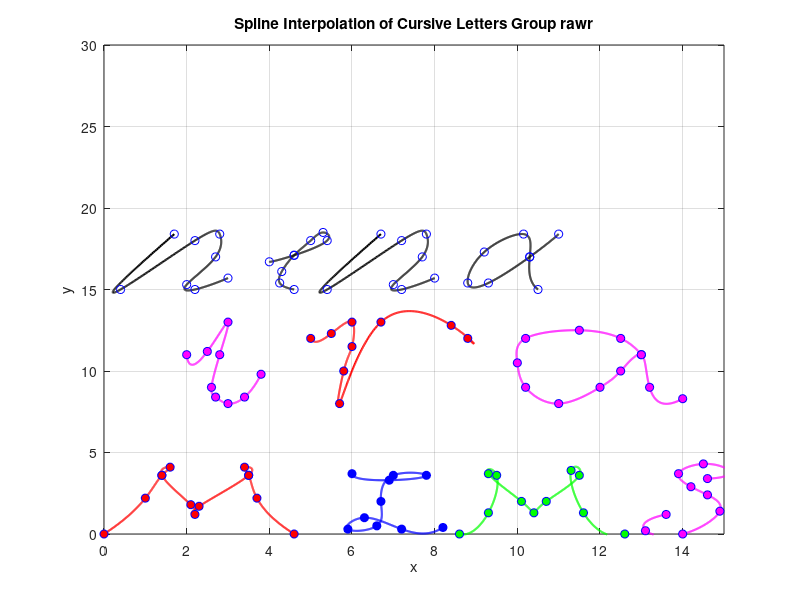

The MATLAB script that drew this image: (Note: this script raises an error after producing the figure.)

%% MIMS
% data coordinates for letter 'M'
x_m_1 = [0 1.0 1.4 1.6 1.4 2.1 2.2 2.3 3.5 3.4 3.5 3.7 4.6];
y_m_1 = [0 2.2 3.6 4.1 3.6 1.8 1.2 1.7 3.6 4.1 3.6 2.2 0.0];

% % data coordinates for letter 'I'
x_i_3 = [6.0 6.9 7.8 7.0 6.7 6.6 5.9 6.3 7.2 8.2];
y_i_3 = [3.7 3.3 3.6 3.6 2.0 0.5 0.3 1.0 0.3 0.4];

% data coordinates for letter 'M'
x_m_2 = [8.6 9.3 9.5 9.3 10.1 10.4 10.7 11.5 11.3 11.6 12.6];
y_m_2 = [0.0 1.3 3.6 3.7 2.0 1.3 2.0 3.6 3.9 1.3 0];

% data coordinates for letter 'S'
x_s = [14.6 15.1 14.5 13.9 14.2 14.6 14.9 14.0 13.1 13.6];
y_s = [3.4 3.9 4.3 3.7 2.9 2.4 1.4 0.0 0.2 1.2];

n_m_1 = length(x_m_1);
n_i_3 = length(x_i_3);
n_m_2 = length(x_m_2);
n_s = length(x_s);

t_m_1 = 0:n_m_1-1; % Parametric coordinate t for 'M'
t_i_3 = 0:n_i_3-1; % Parametric coordinate t for 'I'
t_m_2 = 0:n_m_2-1; % Parametric coordinate t for 'M'
t_s = 0:n_s-1; % Parametric coordinate t for 'S'

tt_m_1 = 0:0.01:n_m_1-1; % More dense coordinate tt for spline interpolation of 'M'
tt_i_3 = 0:0.01:n_i_3-1; % More dense coordinate tt for spline interpolation of 'I'
tt_m_2 = 0:0.01:n_m_2-1; % More dense coordinate tt for spline interpolation of 'M'
tt_s = 0:0.01:n_s-1; % More dense coordinate tt for spline interpolation of 'S'

% Compute spline interpolation for 'M'
xx_m_1 = spline(t_m_1, x_m_1, tt_m_1);
yy_m_1 = spline(t_m_1, y_m_1, tt_m_1);

% Compute spline interpolation for 'I'
xx_i_3 = spline(t_i_3, x_i_3, tt_i_3);
yy_i_3 = spline(t_i_3, y_i_3, tt_i_3);

% Compute spline interpolation for 'M'
xx_m_2 = spline(t_m_2, x_m_2, tt_m_2);
yy_m_2 = spline(t_m_2, y_m_2, tt_m_2);

% Compute spline interpolation for 'S'
xx_s = spline(t_s, x_s, tt_s);
yy_s = spline(t_s, y_s, tt_s);

% Plot settings
figure(1)
plot(xx_m_1, yy_m_1, 'red', 'LineWidth', 1.5) % plot spline for 'M'
hold on
plot(x_m_1, y_m_1, 'bo', 'MarkerFaceColor', 'red') % plot data points for 'M' 

plot(xx_i_3, yy_i_3, 'b', 'LineWidth', 1.5) % plot spline for 'i'
plot(x_i_3, y_i_3, 'bo', 'MarkerFaceColor', 'blue') % plot data points for 'i'

plot(xx_m_2, yy_m_2, 'green', 'LineWidth', 1.5) % plot spline for 'M'
plot(x_m_2, y_m_2, 'bo', 'MarkerFaceColor', 'green') % plot data points for 'M'

plot(xx_s, yy_s, 'magenta', 'LineWidth', 1.5) % plot spline for 'S'
plot(x_s, y_s, 'bo', 'MarkerFaceColor', 'magenta') % plot data points for 'S'


%% IRA
% data coordinates for letter 'I'
x_i_4 = [2 2.5 3.0 2.8 2.6 2.7 3.0 3.4 3.8];
y_i_4 = [11 11.2 13.0 11 9 8.4 8 8.4 9.8];

% % data coordinates for letter 'R'
x_r = [5 5.5 6 6 5.8 5.7 6.7 8.4 8.8];
y_r = [12 12.3 13 11.5 10 8 13 12.8 12];


% data coordinates for letter 'A'
x_a_3 = [13 12.5 11.5 10.2 10 10.2 11 12 12.5 13 13.2 14];
y_a_3 = [11 12 12.5 12 10.5 9 8 9 10 11 9 8.3];


n_i_4 = length(x_i_4);
n_r = length(x_r);
n_a_3 = length(x_a_3);

t_i_4 = 0:n_i_4-1;
t_r = 0:n_r-1;
t_a_3 = 0:n_a_3-1; 

tt_i_4 = 0:0.01:n_i_4-1; 
tt_r = 0:0.01:n_r-1; 
tt_a_3 = 0:0.01:n_a_3-1;

% Compute spline interpolation for 'I'
xx_i_4 = spline(t_i_4, x_i_4, tt_i_4);
yy_i_4 = spline(t_i_4, y_i_4, tt_i_4);

% Compute spline interpolation for 'R'
xx_r = spline(t_r, x_r, tt_r);
yy_r = spline(t_r, y_r, tt_r);

% Compute spline interpolation for 'A'
xx_a_3 = spline(t_a_3, x_a_3, tt_a_3);
yy_a_3 = spline(t_a_3, y_a_3, tt_a_3);


% Plot settings
figure(1)
plot(xx_i_4, yy_i_4, 'magenta', 'LineWidth', 1.5) 
hold on
plot(x_i_4, y_i_4, 'bo', 'MarkerFaceColor', 'magenta') 

plot(xx_r, yy_r, 'red', 'LineWidth', 1.5) 
plot(x_r, y_r, 'bo', 'MarkerFaceColor', 'red') 

plot(xx_a_3, yy_a_3, 'magenta', 'LineWidth', 1.5) 
plot(x_a_3, y_a_3, 'bo', 'MarkerFaceColor', 'magenta') 

%% ---------------------------------------- nina ----------------------------------------
% n_2
x_n_2 = [1.7 0.4 2.2 2.8 2.7 2 2.2 3];
y_n_2 = [18.4 15 18 18.4 17 15.3 15 15.7];

% i_2
x_i_2 = [4 4.6 5.4 5.3 5 4.6 4.3 4.25 4.6];
y_i_2 = [16.7 17.1 18 18.5 18 17.1 16.1 15.4 15];

% n_3
x_n_3 = [6.7 5.4 7.2 7.8 7.7 7 7.2 8];
y_n_3 = [18.4 15 18 18.4 17 15.3 15 15.7];

% a
x_a_2 = [11 10.3 9.3 8.8 9.2 10.15 10.3 10.5];
y_a_2 = [18.4 17 15.4 15.4 17.3 18.4 17 15];

n_n_2 = length(x_n_2); 
n_i_2 = length(x_i_2); 
n_n_3 = length(x_n_3); 
n_a_2 = length(x_a_2);

t_n_2 = 0:n_n_2-1; 
t_i_2 = 0:n_i_2-1; 
t_n_3 = 0:n_n_3-1; 
t_a_2 = 0:n_a_2-1;

tt_n_2 = 0:0.01:n_n_2-1; 
tt_i_2 = 0:0.01:n_i_2-1; 
tt_n_3 = 0:0.01:n_n_3-1; 
tt_a_2 = 0:0.01:n_a_2-1;

xx_n_2 = spline(t_n_2, x_n_2, tt_n_2);
xx_i_2 = spline(t_i_2, x_i_2, tt_i_2);
xx_n_3 = spline(t_n_3, x_n_3, tt_n_3);
xx_a_2 = spline(t_a_2, x_a_2, tt_a_2);

yy_n_2 = spline(t_n_2, y_n_2, tt_n_2);
yy_i_2 = spline(t_i_2, y_i_2, tt_i_2);
yy_n_3 = spline(t_n_3, y_n_3, tt_n_3);
yy_a_2 = spline(t_a_2, y_a_2, tt_a_2);

figure(1)
plot(xx_n_2, yy_n_2, 'k', 'LineWidth', 1.5)
hold on
plot(x_n_2, y_n_2, 'bo')

plot(xx_i_2, yy_i_2, 'k', 'LineWidth', 1.5)
plot(x_i_2, y_i_2, 'bo')

plot(xx_n_3, yy_n_3, 'k', 'LineWidth', 1.5)
plot(x_n_3, y_n_3, 'bo')

plot(xx_a_2, yy_a_2, 'k', 'LineWidth', 1.5)
plot(x_a_2, y_a_2, 'bo')

%% --------------------------------------------------------------------------------------

axis([0 15 0 30])
grid on
title('Spline Interpolation of Cursive Letters Group rawr')
xlabel('x')
ylabel('y')
set(gcs, 'FontSize', 10, 'LineWidth', 1)
grid on
